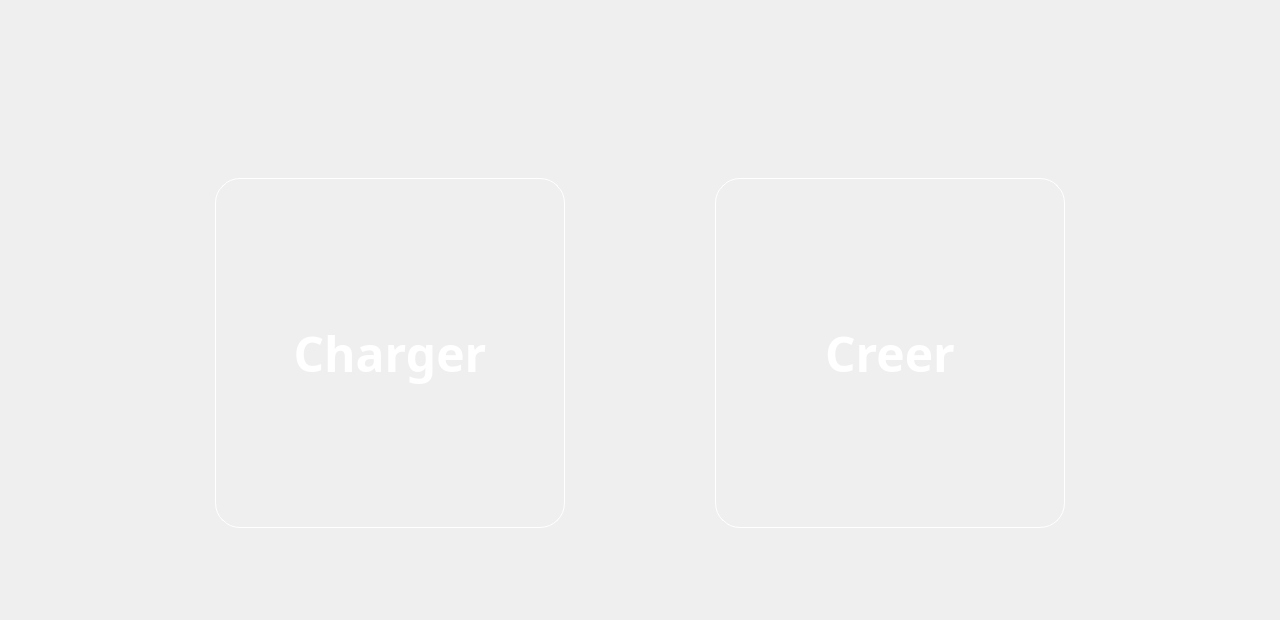
     <widget class="QWidget" name="edition">
      <widget class="QWidget" name="verticalLayoutWidget_5">
       <property name="geometry">
        <rect>
         <x>10</x>
         <y>10</y>
         <width>1261</width>
         <height>601</height>
        </rect>
       </property>
       <layout class="QGridLayout" name="gridLayout_4" columnstretch="0">
        <property name="leftMargin">
         <number>0</number>
        </property>
        <property name="rightMargin">
         <number>100</number>
        </property>
        <property name="bottomMargin">
         <number>0</number>
        </property>
        <property name="spacing">
         <number>6</number>
        </property>
        <item row="1" column="0">
         <widget class="QFrame" name="frame_8">
          <property name="maximumSize">
           <size>
            <width>16777215</width>
            <height>100</height>
           </size>
          </property>
          <property name="styleSheet">
           <string notr="true">background : url(:/img/Img/edition.png) no-repeat;
margin-left:400px;
border:none;</string>
          </property>
          <property name="frameShape">
           <enum>QFrame::StyledPanel</enum>
          </property>
          <property name="frameShadow">
           <enum>QFrame::Raised</enum>
          </property>
         </widget>
        </item>
        <item row="2" column="0">
         <layout class="QHBoxLayout" name="horizontalLayout_14">
          <property name="spacing">
           <number>150</number>
          </property>
          <property name="leftMargin">
           <number>100</number>
          </property>
          <property name="rightMargin">
           <number>0</number>
          </property>
          <property name="bottomMargin">
           <number>50</number>
          </property>
          <item>
           <widget class="QPushButton" name="ModeCharger">
            <property name="minimumSize">
             <size>
              <width>350</width>
              <height>350</height>
             </size>
            </property>
            <property name="maximumSize">
             <size>
              <width>350</width>
              <height>350</height>
             </size>
            </property>
            <property name="font">
             <font>
              <family>Segoe Print</family>
              <pointsize>36</pointsize>
              <bold>true</bold>
             </font>
            </property>
            <property name="styleSheet">
             <string notr="true">/*QPushButton#ModeCharger{
	background : url(:/img/Img/charger.png) center center;
	border:none;
	border-radius: 25px;
	padding:10px;
	color:rgb(255, 255, 255);
}

QPushButton#ModeCharger:hover {
	color:rgb(194, 167, 225);
} */

QPushButton#ModeCharger {
	background : url(:/img/Img/chargericon.png) center center;
	background-color:qlineargradient(spread:pad, x1:0, y1:0, x2:1, y2:1, stop:0.606178 			rgba(255, 255, 255, 107));
	border: 1px solid rgb(255, 255, 255);
	border-radius: 25px;
	padding:10px;
	color : rgb(255, 255, 255);
}

QPushButton#ModeCharger:hover {
    background-color:qlineargradient(spread:pad, x1:0, y1:0, x2:1, y2:1, stop:0.606178 			rgba(255, 255, 255, 150));
}

QPushButton#ModeCharger:pressed {
    background-color: #9c2579;     
}



</string>
            </property>
            <property name="text">
             <string>Charger</string>
            </property>
           </widget>
          </item>
          <item>
           <widget class="QPushButton" name="ModeCreer">
            <property name="minimumSize">
             <size>
              <width>350</width>
              <height>350</height>
             </size>
            </property>
            <property name="maximumSize">
             <size>
              <width>350</width>
              <height>350</height>
             </size>
            </property>
            <property name="font">
             <font>
              <family>Segoe Print</family>
              <pointsize>36</pointsize>
              <bold>true</bold>
             </font>
            </property>
            <property name="styleSheet">
             <string notr="true">#ModeCreer {
	background : url(:/img/Img/creericon.png) center center no-repeat;
	background-color:qlineargradient(spread:pad, x1:0, y1:0, x2:1, y2:1, stop:0.606178 			rgba(255, 255, 255, 107));
	border: 1px solid rgb(255, 255, 255);
	border-radius: 25px;
	padding:10px;
	color : rgb(255, 255, 255);
}

#ModeCreer:hover {
    background-color:qlineargradient(spread:pad, x1:0, y1:0, x2:1, y2:1, stop:0.606178 			rgba(255, 255, 255, 150));
}

#ModeCreer:pressed {
    background-color: #9c2579;     
}

</string>
            </property>
            <property name="text">
             <string>Creer</string>
            </property>
           </widget>
          </item>
         </layout>
        </item>
       </layout>
      </widget>
     </widget>
